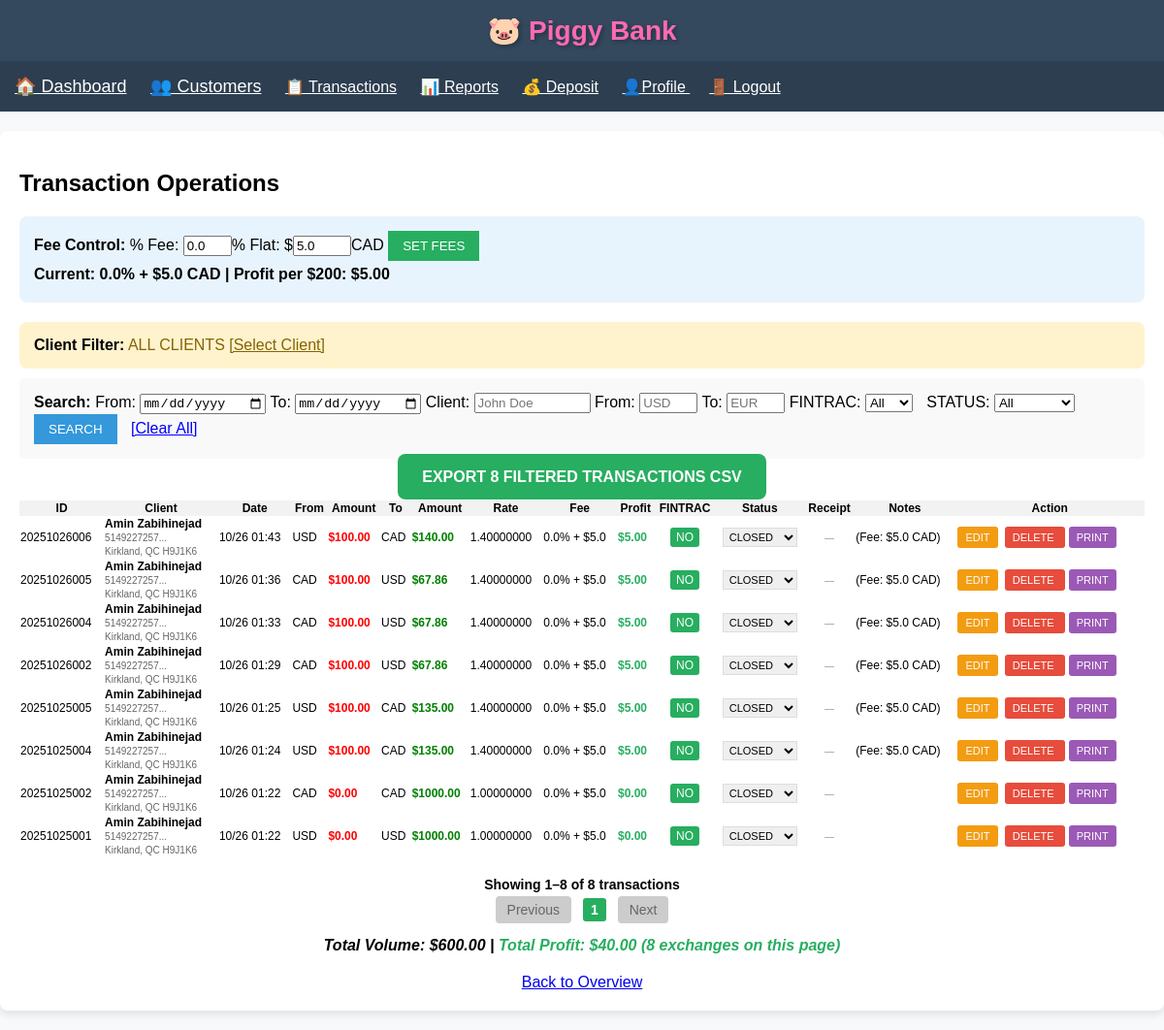
Page /transactions (signed in) on the earlier database version.
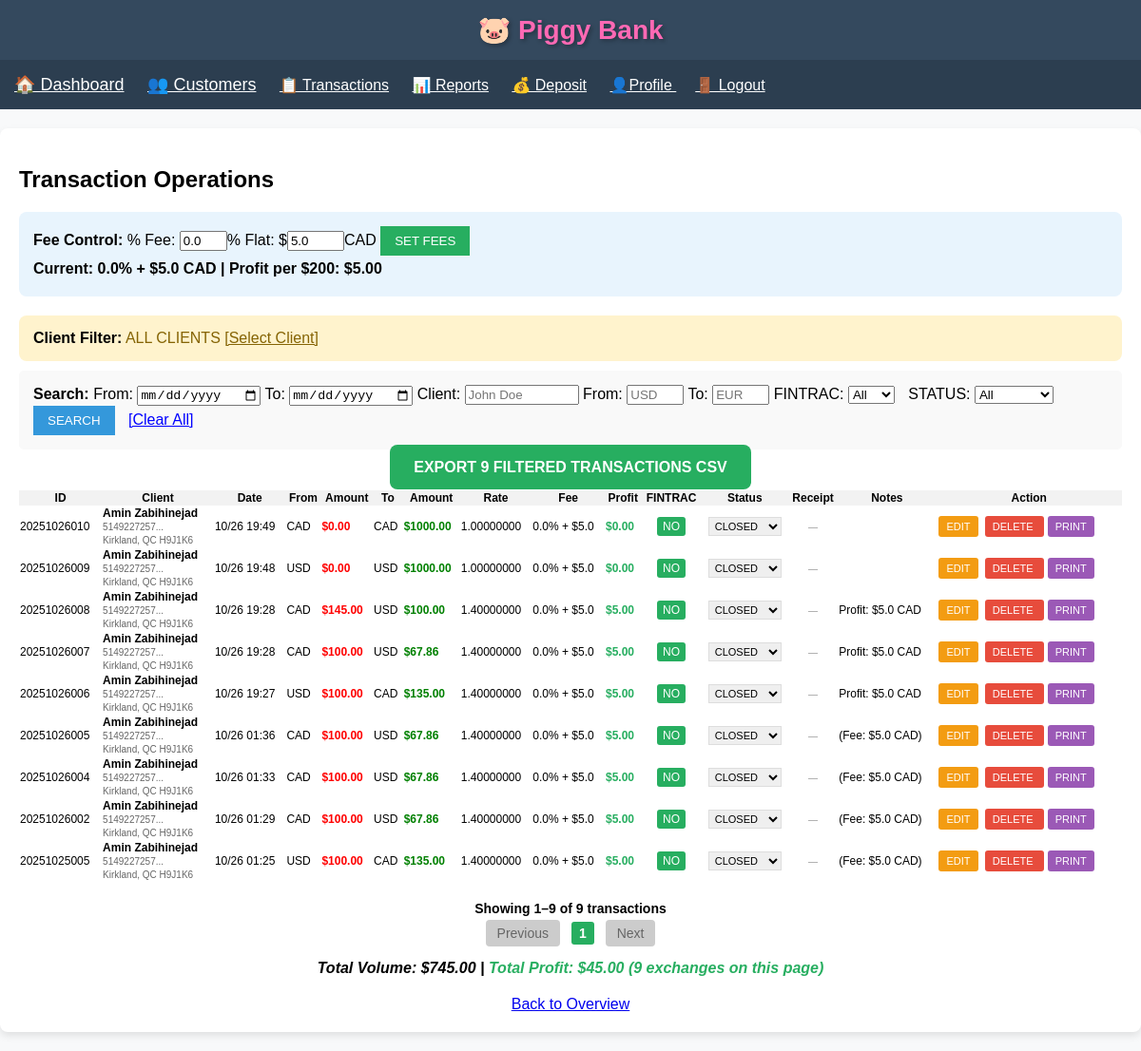
Same page on the later database version.
### app.py (models this page shows)
class Transaction(db.Model):
    id = db.Column(db.Integer, primary_key=True, autoincrement=True)  # AUTO
    tx_ref = db.Column(db.String(11), unique=True, nullable=False, index=True)  # DISPLAY ID
    date = db.Column(db.DateTime, default=datetime.utcnow)
    from_currency = db.Column(db.String(3), nullable=False)
    to_currency = db.Column(db.String(3), nullable=False)
    from_amount = db.Column(db.Float, nullable=False)
    to_amount = db.Column(db.Float, nullable=False)
    exchange_rate = db.Column(db.Float, nullable=False)
    notes = db.Column(db.Text, nullable=True)
    is_fintrac = db.Column(db.Boolean, default=False)
    client_id = db.Column(db.Integer, db.ForeignKey('client.id'), nullable=False)
    receipt_filename = db.Column(db.String(100))
    status = db.Column(db.String(10), default='closed')

class Client(db.Model):
    id = db.Column(db.Integer, primary_key=True)
    first_name = db.Column(db.String(100), nullable=False)
    last_name = db.Column(db.String(100), nullable=False)
    email = db.Column(db.String(120), nullable=False)
    phone = db.Column(db.String(20), nullable=False)
    apartment = db.Column(db.String(20))
    civic_number = db.Column(db.String(20), nullable=False)
    street = db.Column(db.String(200), nullable=False)
    city = db.Column(db.String(100), nullable=False)
    province = db.Column(db.String(10), nullable=False)
    postal_code = db.Column(db.String(10), nullable=False)
    risk_level = db.Column(db.String(20), default='low risk')
    notes = db.Column(db.Text)
    created_at = db.Column(db.DateTime, default=datetime.utcnow)
    id1_type = db.Column(db.String(50))
    id1_issued_by = db.Column(db.String(100))
    id1_number = db.Column(db.String(50))
    id1_expiry_date = db.Column(db.Date)
    id1_filename = db.Column(db.String(255))
    id1_filesize = db.Column(db.Integer)
    id1_last_download = db.Column(db.DateTime)
    id2_type = db.Column(db.String(50))
    id2_issued_by = db.Column(db.String(100))
    id2_number = db.Column(db.String(50))
    id2_expiry_date = db.Column(db.Date)
    id2_filename = db.Column(db.String(255))
    id2_filesize = db.Column(db.Integer)
    id2_last_download = db.Column(db.DateTime)
    id3_type = db.Column(db.String(50))
    id3_issued_by = db.Column(db.String(100))
    id3_number = db.Column(db.String(50))
    id3_expiry_date = db.Column(db.Date)
    id3_filename = db.Column(db.String(255))
    id3_filesize = db.Column(db.Integer)
    id3_last_download = db.Column(db.DateTime)
    transactions = db.relationship('Transaction', backref='client', lazy=True)

### app.py (the view, shortened to what this page needs)
@app.route('/transactions')
def transactions():
    if 'user_id' not in session: return redirect(url_for('login'))
    page = int(request.args.get('page', 1)); per_page = 10
    from_date = request.args.get('from_date', ''); to_date = request.args.get('to_date', '')
    search_client = request.args.get('client_name', ''); search_from = request.args.get('from_currency', '').upper()
    search_to = request.args.get('to_currency', '').upper(); fintrac = request.args.get('fintrac', '')
    status = request.args.get('status', '')
    query = Transaction.query.order_by(Transaction.date.desc())
    if from_date:
        try: query = query.filter(Transaction.date >= datetime.strptime(from_date, '%Y-%m-%d'))
        except: pass
    if to_date:
        try: end_dt = datetime.combine(datetime.strptime(to_date, '%Y-%m-%d'), time.max)
        except: pass; query = query.filter(Transaction.date <= end_dt)
    if search_client:
        name = f"%{search_client}%"
        query = query.join(Client).filter(or_(Client.first_name.ilike(name), Client.last_name.ilike(name),
                                             func.concat(Client.first_name, ' ', Client.last_name).ilike(name)))
    if search_from: query = query.filter(Transaction.from_currency == search_from)
    if search_to: query = query.filter(Transaction.to_currency == search_to)
    if fintrac == 'yes': query = query.filter(Transaction.is_fintrac == True)
    elif fintrac == 'no': query = query.filter(Transaction.is_fintrac == False)
    if status: query = query.filter(Transaction.status == status)
    total_count = query.count()
    total_pages = ceil(total_count / per_page) if total_count > 0 else 1
    page = max(1, min(page, total_pages))
    transactions = query.offset((page - 1) * per_page).limit(per_page).all()
    return render_template('transactions.html', transactions=transactions, page=page, total_count=total_count,
                           total_pages=total_pages, from_date=from_date, to_date=to_date, search_client=search_client,
                           search_from=search_from, search_to=search_to, fintrac=fintrac, status=status,
                           current_fee=round(FEE_PERCENTAGE*100, 1), current_flat_fee=round(FLAT_FEE_CAD, 2))

### templates/transactions.html (shortened to what this page needs)
{% extends "base.html" %}
{% block content %}
    <h2>Transaction Operations</h2>
    {% if session.is_admin %}
    <div style="background:#e8f4fd; padding:15px; border-radius:8px; margin-bottom:20px;">
        <strong>Fee Control:</strong>
        <form method="POST" action="{{ url_for('set_fees') }}" style="display:inline;">
            % Fee: <input type="number" name="fee_percentage" step="0.1" value="{{ current_fee }}" style="width:50px;">%
            Flat: $<input type="number" name="flat_fee_cad" step="0.01" value="{{ current_flat_fee }}" style="width:60px;">CAD
            <input type="submit" value="SET FEES" style="padding:8px 15px; background:#27ae60; color:white; border:none;">
        </form>
        <p style="margin:5px 0; font-weight:bold;">
            <strong>Current:</strong> {{ current_fee }}% + ${{ current_flat_fee }} CAD |
            <strong>Profit per $200:</strong> ${{ "%.2f"|format((200 * current_fee / 100) + current_flat_fee) }}
        </p>
    </div>
    {% endif %}
    <div style="background:#fff3cd; padding:15px; border-radius:8px; margin-bottom:10px;">
        <strong>Client Filter:</strong>
        {% if session.selected_client_id %}
            <span style="color:#856404;">{{ session.selected_client_name }} Selected</span>
            <a href="{{ url_for('index') }}" style="color:#856404;">[Change Client]</a>
        {% else %}
            <span style="color:#856404;">ALL CLIENTS</span>
            <a href="{{ url_for('index') }}" style="color:#856404;">[Select Client]</a>
        {% endif %}
    </div>
    <div style="background: #f9f9f9; padding: 15px; margin: 10px 0; border-radius: 5px;">
        <form method="GET">
            <strong>Search:</strong>
            <label>From: <input type="date" name="from_date" value="{{ from_date }}" style="width:130px;"></label>
            <label>To: <input type="date" name="to_date" value="{{ to_date }}" style="width:130px;"></label>
            Client: <input type="text" name="client_name" placeholder="John Doe" value="{{ search_client }}" style="width:120px;">
            From: <input type="text" name="from_currency" placeholder="USD" value="{{ search_from }}" style="width:60px;">
            To: <input type="text" name="to_currency" placeholder="EUR" value="{{ search_to }}" style="width:60px;">
            FINTRAC:
            <select name="fintrac" style="margin-right:10px;">
                <option value="">All</option>
            </select>
            STATUS:
            <select name="status" style="margin-right:10px;">
                <option value="">All</option>
            </select>
            <input type="submit" value="SEARCH" style="padding:8px 15px; background:#3498db; color:white; border:none;">
            <a href="{{ url_for('transactions') }}" style="color:blue; margin-left:10px;">[Clear All]</a>
        </form>
    </div>
    {% if transactions %}
        <div style="text-align:center; margin-bottom:15px;">
            <a href="{{ url_for('export_csv',
                from_date=from_date, to_date=to_date,
                client_name=search_client, from_currency=search_from, to_currency=search_to,
                fintrac=fintrac, status=status) }}"
               style="background:#27ae60; color:white; padding:15px 25px; text-decoration:none; border-radius:8px; font-size:16px; font-weight:bold;">
                EXPORT {{ total_count }} FILTERED TRANSACTIONS CSV
            </a>
        </div>
        <table style="width:100%; border-collapse: collapse; font-size:12px;">
            <tr style="background:#f2f2f2;">
                <th>ID</th>
                <th>Client</th>
                <th>Date</th>
                <th>From</th>
                <th>Amount</th>
                <th>To</th>
                <th>Amount</th>
                <th>Rate</th>
                <th>Fee</th>
                <th>Profit</th>
                <th>FINTRAC</th>
                <th>Status</th>
                <th>Receipt</th>
                <th>Notes</th>
                <th>Action</th>
            </tr>
            {% for tx in transactions %}
                {% set profit = ((tx.from_amount * current_fee / 100) + current_flat_fee)|round(2) if tx.from_amount > 0 else 0 %}
                <tr {% if tx.status == 'pending' %}style="background:#fff2cc;"{% endif %}>
                    <td>{{ tx.tx_ref }}</td>
                    <td style="white-space: nowrap;">
                        <strong>{{ tx.client.first_name }} {{ tx.client.last_name }}</strong><br>
                        <small style="color:#666;">
                            {{ tx.client.phone[:12] }}...<br>
                            {{ tx.client.city }}, {{ tx.client.province }} {{ tx.client.postal_code }}
                        </small>
                    </td>
                    <td>{{ tx.date.strftime('%m/%d %H:%M') }}</td>
                    <td>{{ tx.from_currency }}</td>
                    <td style="color: red; font-weight: bold;">${{ "%.2f"|format(tx.from_amount) }}</td>
                    <td>{{ tx.to_currency }}</td>
                    <td style="color: green; font-weight: bold;">${{ "%.2f"|format(tx.to_amount) }}</td>
                    <td style="white-space: nowrap;">{{ "%.8f"|format(tx.exchange_rate) }}</td>
                    <td style="white-space: nowrap;">{{ current_fee }}% + ${{ current_flat_fee }}</td>
                    <td style="color: #27ae60; font-weight: bold;">${{ "%.2f"|format(profit) }}</td>
                    <td style="text-align:center;">
                        {% if tx.is_fintrac %}
                            <span style="background:#e74c3c; color:white; padding:3px 8px; border-radius:3px; font-weight:bold;">YES</span>
                        {% else %}
                            <span style="background:#27ae60; color:white; padding:3px 6px; border-radius:3px;">NO</span>
                        {% endif %}
                    </td>
                    <td style="text-align:center;">
                        <form method="POST" action="{{ url_for('update_status', tx_id=tx.tx_ref) }}" style="display:inline;">
                            <select name="status" onchange="this.form.submit()" style="font-size:11px; padding:2px; border:1px solid #ddd;">
                                <option value="closed" {% if tx.status == 'closed' %}selected{% endif %}>CLOSED</option>
                            </select>
                        </form>
                    </td>
                    <td style="text-align:center;">
                        {% if tx.receipt_filename %}
                            <a href="{{ url_for('download_receipt', tx_id=tx.tx_ref) }}"
                               style="background:#27ae60; color:white; padding:5px 8px; text-decoration:none; border-radius:3px; font-size:10px;"
                               title="{{ tx.receipt_filename }}">
                                DOWNLOAD
                            </a>
                        {% else %}
                            <span style="color:#999; font-size:10px;">—</span>
                        {% endif %}
                    </td>
                    <td style="max-width:150px;">{{ (tx.notes or '')[:30] }}{% if tx.notes|length > 30 %}...{% endif %}</td>
                    <td style="white-space: nowrap;">
                        <a href="{{ url_for('edit_transaction', tx_id=tx.id) }}" style="background:#f39c12; color:white; padding:5px 8px; text-decoration:none; border-radius:3px; font-size:11px; margin:2px;">EDIT</a>
                        <a href="{{ url_for('delete_transaction', tx_id=tx.id) }}"
                           onclick="return confirm('Delete transaction {{ tx.tx_ref }}?')"
                           style="background:#e74c3c; color:white; padding:5px 8px; text-decoration:none; border-radius:3px; font-size:11px; margin:2px;">
                           DELETE
                        </a>
                        <a href="{{ url_for('print_receipt', tx_id=tx.id) }}"
                           target="_blank"
                           style="background:#9b59b6; color:white; padding:5px 8px; text-decoration:none; border-radius:3px; font-size:11px; margin:2px;">
                           PRINT
                        </a>
                                            </td>
                </tr>
            {% endfor %}
        </table>
        <div style="text-align:center; margin:20px 0; font-size:14px;">
            <strong>
                Showing {{ ((page - 1) * 10 + 1) }}–{{ [page * 10, total_count]|min }} of {{ total_count }} transactions
            </strong>
            <div style="margin-top:10px;">
                {% if page > 1 %}
                    <a href="{{ url_for('transactions', page=page-1,
                        from_date=from_date, to_date=to_date,
                        client_name=search_client, from_currency=search_from, to_currency=search_to,
                        fintrac=fintrac, status=status) }}"
                       style="margin:0 5px; padding:6px 12px; background:#3498db; color:white; text-decoration:none; border-radius:4px;">
                        Previous
                    </a>
                {% else %}
                    <span style="margin:0 5px; padding:6px 12px; background:#ccc; color:#666; border-radius:4px;">Previous</span>
                {% endif %}
                {% set start_page = [page - 2, 1]|max %}
                {% set end_page = [page + 2, total_pages]|min %}
                {% for p in range(start_page, end_page + 1) %}
                    {% if p == page %}
                        <strong style="margin:0 3px; padding:4px 8px; background:#27ae60; color:white; border-radius:3px;">{{ p }}</strong>
                    {% endif %}
                {% endfor %}
                {% if page < total_pages %}
                    <a href="{{ url_for('transactions', page=page+1,
                        from_date=from_date, to_date=to_date,
                        client_name=search_client, from_currency=search_from, to_currency=search_to,
                        fintrac=fintrac, status=status) }}"
                       style="margin:0 5px; padding:6px 12px; background:#3498db; color:white; text-decoration:none; border-radius:4px;">
                        Next
                    </a>
                {% else %}
                    <span style="margin:0 5px; padding:6px 12px; background:#ccc; color:#666; border-radius:4px;">Next</span>
                {% endif %}
            </div>
        </div>
        <p style="margin-top:10px; font-weight:bold; text-align:center;">
            <em>
                Total Volume: ${{ "%.2f"|format(transactions|sum(attribute='from_amount')) }} |
                <span style="color:#27ae60;">
                    Total Profit: ${{ "%.2f"|format((transactions|sum(attribute='from_amount') * current_fee / 100) + (transactions|length * current_flat_fee)) }}
                    ({{ transactions|length }} exchanges on this page)
                </span>
            </em>
        </p>
    {% else %}
        <div style="text-align:center; padding:30px; color:#666;">
            <h3>No transactions found!</h3>
            <p>Select a client and add transactions from <a href="{{ url_for('index') }}">Overview</a></p>
        </div>
    {% endif %}
    <div style="margin-top:20px; text-align:center;">
        <a href="{{ url_for('index') }}" style="font-size:16px;">Back to Overview</a>
    </div>
{% endblock %}

Differences in the rows shown:
removed Transaction: tx_ref "20251025004", client.first_name "Amin", client.last_name "Zabihinejad", client "5149227257", client.city "Kirkland", client.province "QC", client.postal_code "H9J1K6", date "10/26 01:24", from_currency "USD", from_amount "100.00", to_currency "CAD", to_amount "135.00", exchange_rate "1.40000000", current_fee "0.0", current_flat_fee "5.0", profit "5.00", is_fintrac "NO", status "CLOSED", notes "(Fee: $5.0 CAD)"
removed Transaction: tx_ref "20251025002", client.first_name "Amin", client.last_name "Zabihinejad", client "5149227257", client.city "Kirkland", client.province "QC", client.postal_code "H9J1K6", date "10/26 01:22", from_currency "CAD", from_amount "0.00", to_currency "CAD", to_amount "1000.00", exchange_rate "1.00000000", from_amount "0.0", current_flat_fee "5.0", profit "0.00", is_fintrac "NO", status "CLOSED"
removed Transaction: tx_ref "20251025001", client.first_name "Amin", client.last_name "Zabihinejad", client "5149227257", client.city "Kirkland", client.province "QC", client.postal_code "H9J1K6", date "10/26 01:22", from_currency "USD", from_amount "0.00", to_currency "USD", to_amount "1000.00", exchange_rate "1.00000000", from_amount "0.0", current_flat_fee "5.0", profit "0.00", is_fintrac "NO", status "CLOSED"
added Transaction: tx_ref "20251026010", client.first_name "Amin", client.last_name "Zabihinejad", client "5149227257", client.city "Kirkland", client.province "QC", client.postal_code "H9J1K6", date "10/26 19:49", from_currency "CAD", from_amount "0.00", to_currency "CAD", to_amount "1000.00", exchange_rate "1.00000000", from_amount "0.0", current_flat_fee "5.0", profit "0.00", is_fintrac "NO", status "CLOSED"
added Transaction: tx_ref "20251026009", client.first_name "Amin", client.last_name "Zabihinejad", client "5149227257", client.city "Kirkland", client.province "QC", client.postal_code "H9J1K6", date "10/26 19:48", from_currency "USD", from_amount "0.00", to_currency "USD", to_amount "1000.00", exchange_rate "1.00000000", from_amount "0.0", current_flat_fee "5.0", profit "0.00", is_fintrac "NO", status "CLOSED"
added Transaction: tx_ref "20251026008", client.first_name "Amin", client.last_name "Zabihinejad", client "5149227257", client.city "Kirkland", client.province "QC", client.postal_code "H9J1K6", date "10/26 19:28", from_currency "CAD", from_amount "145.00", to_currency "USD", to_amount "100.00", exchange_rate "1.40000000", current_fee "0.0", current_flat_fee "5.0", profit "5.00", is_fintrac "NO", status "CLOSED", notes "Profit: $5.0 CAD"
added Transaction: tx_ref "20251026007", client.first_name "Amin", client.last_name "Zabihinejad", client "5149227257", client.city "Kirkland", client.province "QC", client.postal_code "H9J1K6", date "10/26 19:28", from_currency "CAD", from_amount "100.00", to_currency "USD", to_amount "67.86", exchange_rate "1.40000000", current_fee "0.0", current_flat_fee "5.0", profit "5.00", is_fintrac "NO", status "CLOSED", notes "Profit: $5.0 CAD"
changed Transaction (number 5 of 9 on the later page): date "10/26 01:43" → "10/26 19:27"; to_amount "140.00" → "135.00"; notes "(Fee: $5.0 CAD)" → "Profit: $5.0 CAD"
Other differences:
{{ total_count }}: "8" → "9"
{{ [page * 10, total_count]|min }}: "8" → "9"
{{ "%.2f"|format(transactions|sum(attribute='from_amount')) }}: "600.00" → "745.00"
{{ transactions|length }}: "8" → "9"
text no longer shown: "40.00"
text now shown: "45.00"
